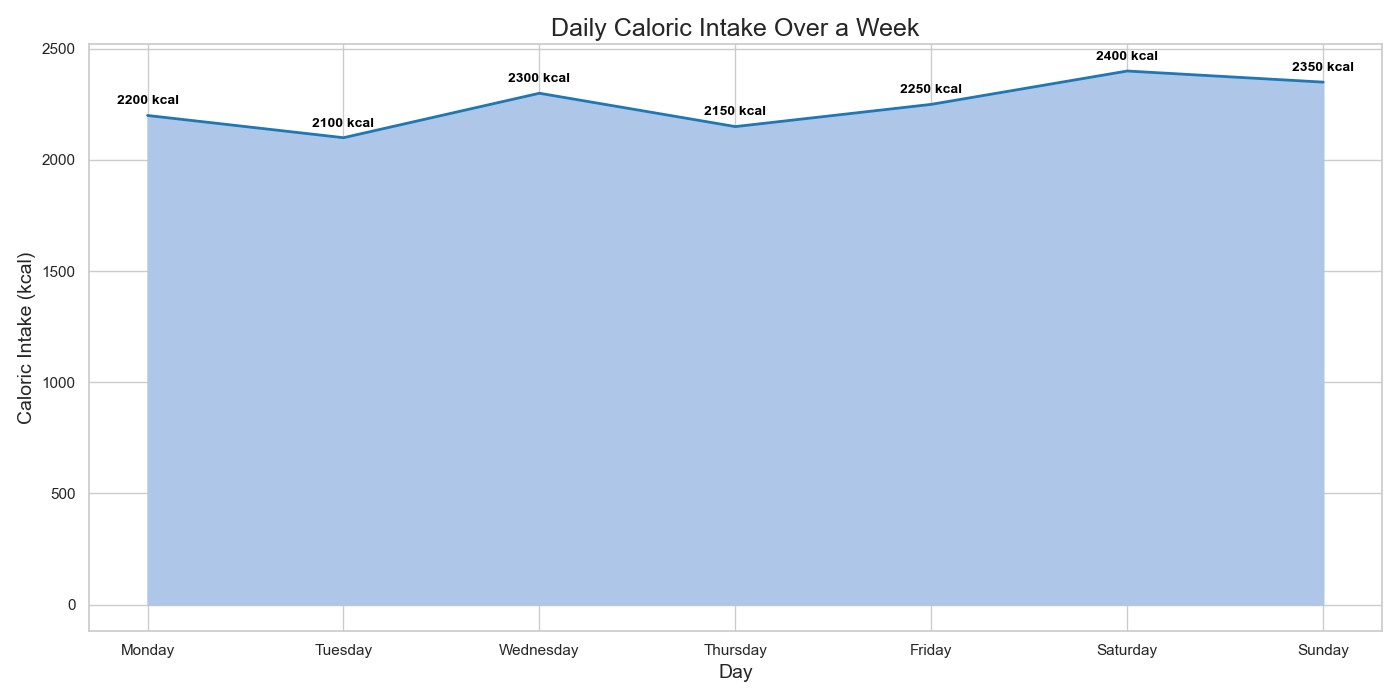

This figure's Python source:

import pandas as pd
import seaborn as sns
import matplotlib.pyplot as plt

# Create a DataFrame from the above data
data = pd.DataFrame({
    "Day": ["Monday", "Tuesday", "Wednesday", "Thursday", "Friday", "Saturday", "Sunday"],
    "Caloric_Intake": [2200, 2100, 2300, 2150, 2250, 2400, 2350]
})

# Set the figure size for better clarity
plt.figure(figsize=(14, 7))

# Create an area plot
sns.set_theme(style="whitegrid")
ax = sns.lineplot(
    x="Day",
    y="Caloric_Intake",
    data=data,
    color="#1f77b4",
    linewidth=2
)
ax.fill_between(data["Day"], data["Caloric_Intake"], color="#aec7e8")

# Add annotation
for i in range(data.shape[0]):
    plt.text(data["Day"][i], data["Caloric_Intake"][i] + 50, str(data["Caloric_Intake"][i]) + ' kcal', 
             horizontalalignment='center', size='small', color='black', weight='semibold')

# Rotate the x-axis labels for better readability
plt.xticks(rotation=0)

# Set chart title and labels
ax.set_title('Daily Caloric Intake Over a Week', fontsize=18)
ax.set_xlabel('Day', fontsize=14)
ax.set_ylabel('Caloric Intake (kcal)', fontsize=14)

# Show the plot
plt.tight_layout()
plt.show()
